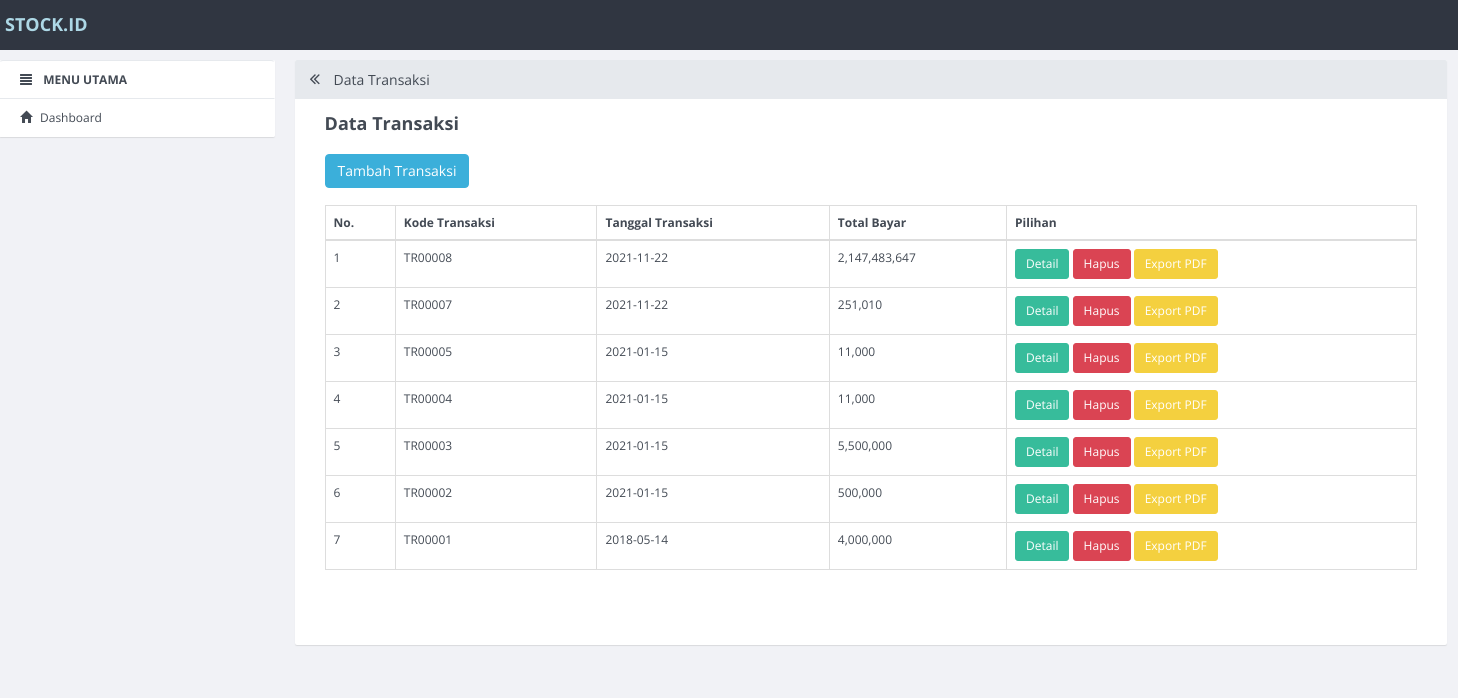
The page /index.php/app/penjualan on the database its author committed.
### tables this page shows
CREATE TABLE `transaksi` (
  `id_transaksi` int(11) NOT NULL,
  `kode_transaksi` varchar(10) DEFAULT NULL,
  `tgl_transaksi` date DEFAULT NULL,
  `total_harga` int(11) DEFAULT NULL
);

### application/controllers/App.php (called while the page is built, shortened)
<?php
class App extends CI_Controller {
				?>
		<?php
	public function penjualan()
	{
		$data = array(
			'konten' => 'penjualan',
			'judul' => 'Data Transaksi',
		);
		$this->load->view('v_index',$data);
	}
}

### index.php (called while the page is built, shortened)
<?php
require_once BASEPATH.'core/CodeIgniter.php';

### application/views/penjualan.php (the view)
<div class="row">
	<div class="col-md-4">
		<a href="app/tambah_penjualan" class="btn btn-primary">Tambah Transaksi</a>
	</div>
	<div class="col-md-4"></div>
	<div class="col-md-4"></div><br><br><br>
	<div class="col-md-12">
		<table class="table table-bordered" style="margin-bottom: 10px" id="example">
			<thead>
				<tr>
					<th>No.</th>
					<th>Kode Transaksi</th>
					<th>Tanggal Transaksi</th>
					<th>Total Bayar</th>
					<th>Pilihan</th>
				</tr>
			</thead>
			<tbody>
				<?php
				$sql = $this->db->query("SELECT * FROM transaksi order by id_transaksi DESC");
				$no = 1;
				foreach ($sql->result() as $row) {
				 ?>
				<tr>
					<td><?php echo $no++; ?></td>
					<td><?php echo $row->kode_transaksi; ?></td>
					<td><?php echo $row->tgl_transaksi; ?></td>
					<td><?php echo number_format($row->total_harga); ?></td>
					<td>
						<a href="app/detail_penjualan/<?php echo $row->kode_transaksi ?>" class="btn btn-info btn-sm">Detail</a>
						<a href="app/hapus_penjualan/<?php echo $row->kode_transaksi ?>" class="btn btn-danger btn-sm" onclick="javasciprt: return confirm('Are You Sure ?')">Hapus</a>
						<a href="app/pdf/<?php echo $row->kode_transaksi ?>" target="_blank" class="btn btn-warning btn-sm"<i class="fa fa-file"></i>Export PDF</a>
					</td>
				</tr>
				<?php } ?>
			</tbody>
		</table>
	</div>
</div>

### application/views/config/header.php (shortened to what this page needs)
<!DOCTYPE html>
<html>
  <head>
    <link rel="stylesheet" href="assets/dist/css/site.min.css">
    <link href="assets/bootstrap-datepicker.css" rel="stylesheet">
  </head>
  <body>
    <nav role="navigation" class="navbar navbar-custom">
        <div class="container-fluid">
          <h5 style="color: lightblue">STOCK.ID</h5>
        </div>
      </nav>

### application/views/v_index.php (shortened to what this page needs)
<?php include 'config/header.php'; ?>
    <div class="container-fluid">
        <div class="row row-offcanvas row-offcanvas-left">
          <?php include 'config/menu.php'; ?>
          <div class="col-xs-12 col-sm-9 content">
            <div class="panel panel-default">
              <div class="panel-heading">
                <h3 class="panel-title"><a href="javascript:void(0);" class="toggle-sidebar"><span class="fa fa-angle-double-left" data-toggle="offcanvas" title="Maximize Panel"></span></a> <?php echo $judul; ?></h3>
              </div>
              <div class="panel-body">
                <div class="content-row">
                  <h2 class="content-row-title"><?php echo $judul; ?></h2>
                  <div class="row">
                    <div class="col-md-12">
                     <?php include $konten.'.php'; ?>
                    </div>
                  </div>
                </div>
              </div>
            </div>
        </div>
      </div>
    </div>

### application/views/config/menu.php (shortened to what this page needs)
<div class="col-xs-6 col-sm-3 sidebar-offcanvas" role="navigation">
            <ul class="list-group panel">
                <li class="list-group-item"><i class="glyphicon glyphicon-align-justify"></i> <b>MENU UTAMA</b></li>
                <li class="list-group-item"><a href="<?php echo base_url()?>"><i class="glyphicon glyphicon-home"></i>Dashboard </a></li>
              </ul>
          </div>

### rows shown on the page
transaksi: kode_transaksi "TR00008", tgl_transaksi "2021-11-22", total_harga "2,147,483,647"
transaksi: kode_transaksi "TR00007", tgl_transaksi "2021-11-22", total_harga "251,010"
transaksi: kode_transaksi "TR00005", tgl_transaksi "2021-01-15", total_harga "11,000"
transaksi: kode_transaksi "TR00004", tgl_transaksi "2021-01-15", total_harga "11,000"
transaksi: kode_transaksi "TR00003", tgl_transaksi "2021-01-15", total_harga "5,500,000"
transaksi: kode_transaksi "TR00002", tgl_transaksi "2021-01-15", total_harga "500,000"
transaksi: kode_transaksi "TR00001", tgl_transaksi "2018-05-14", total_harga "4,000,000"

### other values the page prints
$judul "Data Transaksi"
